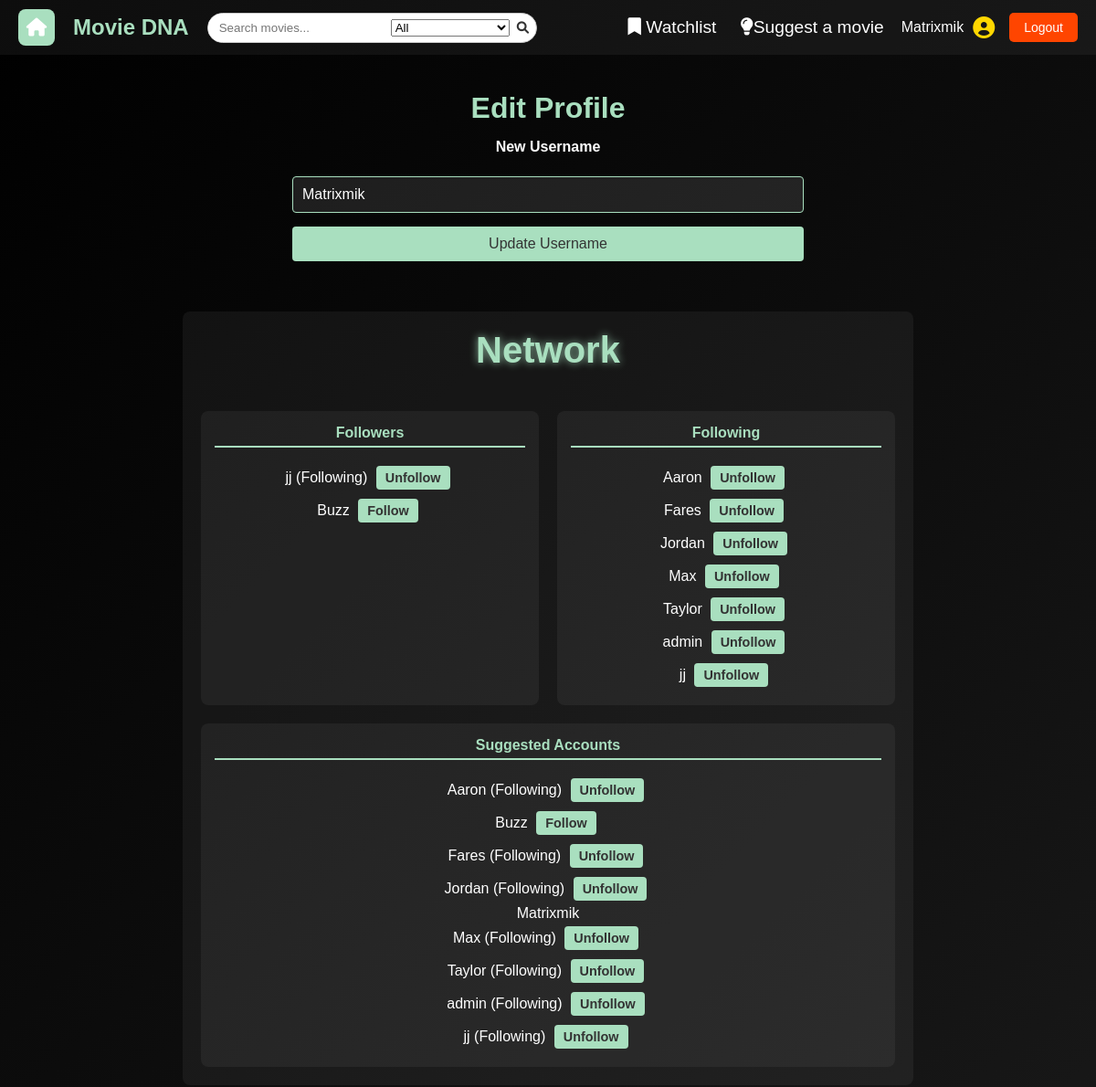
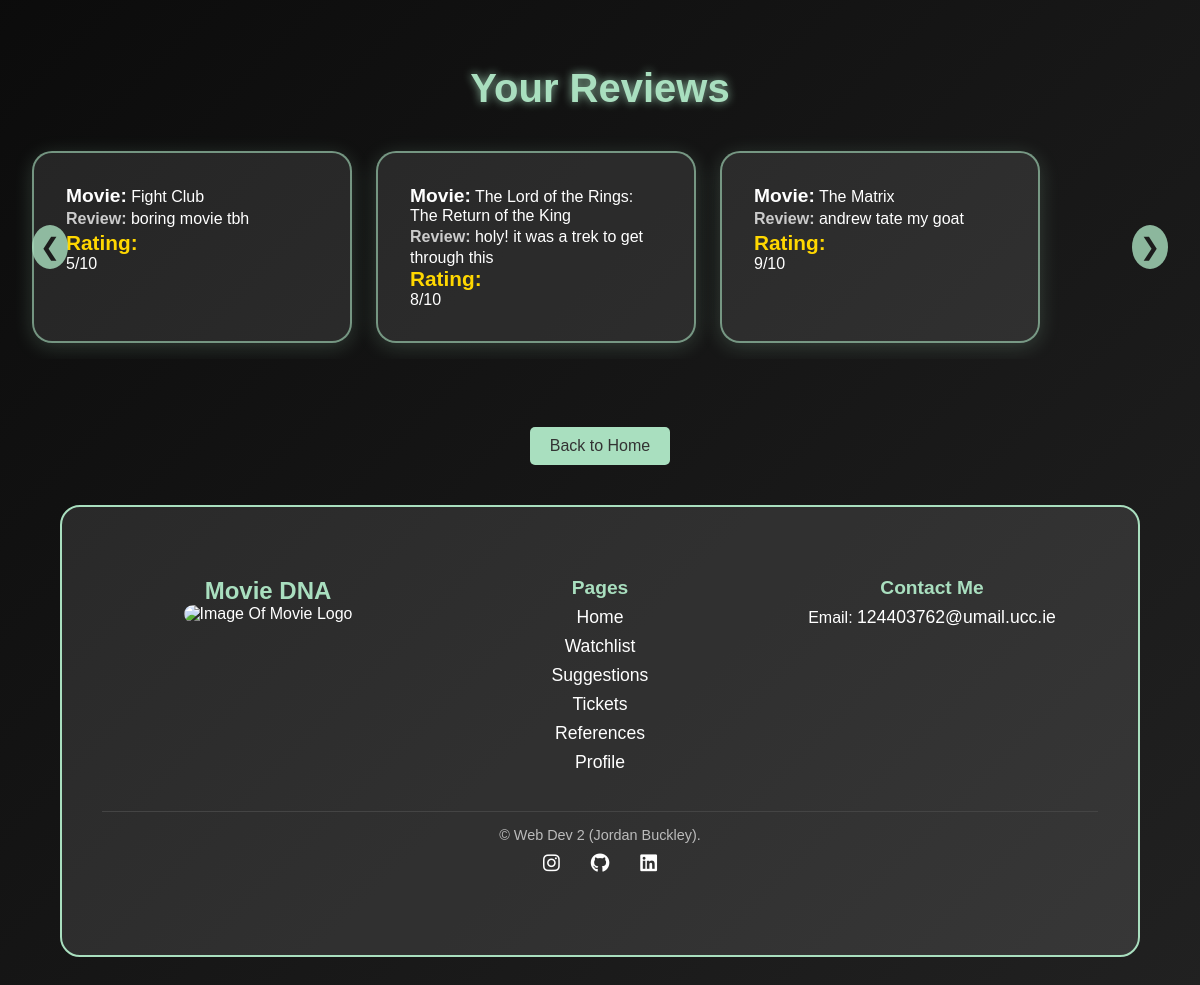
The page /user (signed in) on the database its author committed (2 pictures, top to bottom).
### tables this page shows
CREATE TABLE network (
    follower TEXT NOT NULL,
    following TEXT NOT NULL,
    PRIMARY KEY (follower, following),
    FOREIGN KEY (follower) REFERENCES users(user_id),
    FOREIGN KEY (following) REFERENCES users(user_id)
);

CREATE TABLE users (
    user_id TEXT PRIMARY KEY,
    password TEXT NOT NULL
, is_admin BOOLEAN DEFAULT FALSE);

CREATE TABLE reviews (
    id INTEGER PRIMARY KEY AUTOINCREMENT,
    movie_id INTEGER NOT NULL,
    user TEXT NOT NULL,
    review_text TEXT NOT NULL,
    rating INTEGER NOT NULL CHECK(rating >= 1 AND rating <= 10),
    FOREIGN KEY (movie_id) REFERENCES movies(movie_id)
);

CREATE TABLE movies 
(
    movie_id INTEGER PRIMARY KEY AUTOINCREMENT,
    title TEXT NOT NULL,
    genre TEXT NOT NULL,
    score FLOAT,
    year INTEGER,
    director TEXT,
    description TEXT
, image_path TEXT);

### app.py (the view, shortened to what this page needs)
@app.route('/user', methods=["GET", "POST"])
@login_required
def user():
    db = get_db()
    user_id = session.get("user_id")
    form = UpdateUsernameForm()
    reviews = db.execute("""
        SELECT reviews.*, movies.title
        FROM reviews
        JOIN movies ON reviews.movie_id = movies.movie_id
        WHERE reviews.user = ?
    """, (user_id,)).fetchall()
    all_users = db.execute("SELECT user_id FROM users").fetchall()
    followers = db.execute(
        "SELECT follower FROM network WHERE following = ?",
        (user_id,)
    ).fetchall()
    following = db.execute(
        "SELECT following FROM network WHERE follower = ?",
        (user_id,)
    ).fetchall()
    follower_set = {follower["follower"] for follower in followers}
    following_set = {follow["following"] for follow in following}
    return render_template(
        'user.html',
            form=form,
            reviews=reviews,
            all_users=all_users,
            followers=followers,
            following=following,
            follower_set=follower_set,
            following_set=following_set
    )

### forms.py
class UpdateUsernameForm(FlaskForm):
    username = StringField("New Username", validators=[InputRequired()])
    submit = SubmitField("Update Username")

### app.py (called while the page is built)
@app.before_request
def load_logged_in_user():
    g.user = session.get("user_id")
    g.is_admin = session.get("is_admin", False)

def login_required(view):
    @wraps(view)
    def wrapped_view(*args, **kwargs):
        if g.user is None:
            return(redirect(url_for("login", next=request.url)))
        return view(*args, **kwargs)
    return wrapped_view

### database.py (called while the page is built)
def get_db():
    if "db" not in g:
        g.db = sqlite3.connect(DATABASE,
                                detect_types=sqlite3.PARSE_DECLTYPES
                        )
        g.db.row_factory = sqlite3.Row
    return g.db

### templates/user.html (shortened to what this page needs)
{% extends "base.html" %}
{% block styles %}
    <link rel="stylesheet" href="{{ url_for('static', filename='users.css') }}">
{% endblock %}
{% block main_content %}
    <section id="edit-profile">
        <h2>Edit Profile</h2>
        <form action="{{ url_for('user') }}" method="POST">
            <div class="form-group">
                {{ form.username.label }}<br>
                {{ form.username(size=32, value=session['user_id'], id="username-input") }}<br>
            </div>
            <div class="form-group">
                {{ form.submit(id="submit-button") }}
            </div>
        </form>
    </section>
    <section id="network">
        <h3>Network</h3>
        <div id="network-columns">
            <section id="follower-page">
                <h4>Followers</h4>
                <ul>
                    {% for follower in followers %}
                        <li>
                            {{ follower.follower }}
                            {% if follower.follower != session["user_id"] %}
                                {% if follower.follower in following_set %}
                                    <span>(Following)</span>
                                    <a href="{{ url_for('unfollow_user', username=follower.follower) }}" class="btn">Unfollow</a>
                                {% else %}
                                    <a href="{{ url_for('follow_user', username=follower.follower) }}" class="btn">Follow</a>
                                {% endif %}
                            {% endif %}
                        </li>
                    {% else %}
                        <li>No followers yet.</li>
                    {% endfor %}
                </ul>
            </section>
            <section id="network-page">
                <h4>Following</h4>
                <ul>
                    {% for follow in following %}
                        <li>
                            {{ follow.following }}
                            {% if follow.following != session["user_id"] %}
                                <a href="{{ url_for('unfollow_user', username=follow.following) }}" class="btn">Unfollow</a>
                            {% endif %}
                        </li>
                    {% else %}
                        <li>Not following anyone yet.</li>
                    {% endfor %}
                </ul>
            </section>
        </div>
        <section id="suggestion">
            <h4>Suggested Accounts</h4>
            <ul>
                {% for user in all_users %}
                    <li>
                        {{ user.user_id }}
                        {% if user.user_id != session["user_id"] %}
                            {% if user.user_id in following_set %}
                                <span>(Following)</span>
                                <a href="{{ url_for('unfollow_user', username=user.user_id) }}" class="btn">Unfollow</a>
                            {% else %}
                                <a href="{{ url_for('follow_user', username=user.user_id) }}" class="btn">Follow</a>
                            {% endif %}
                        {% endif %}
                    </li>
                {% else %}
                    <li>No other users found.</li>
                {% endfor %}
            </ul>
        </section>
    </section>
    <section id="user-reviews">
        <h3>Your Reviews</h3>
        <div class="carousel-container">
            <button class="carousel-button prev" onclick="scrollReviews(-320)">&#10094;</button>
            {% if reviews %}
                <ul id="reviews-list">
                    {% for review in reviews %}
                        <li class="review-item">
                            <strong class="review-movie">Movie:</strong> {{ review.title }}<br>
                            <strong class="review-text">Review:</strong> {{ review.review_text }}<br>
                            <strong class="review-rating">Rating:</strong> {{ review.rating }}/10
                        </li>
                    {% endfor %}
                </ul>
            {% else %}
                <p id="no-reviews-message">You haven't written any reviews yet.</p>
            {% endif %}
            <button class="carousel-button next" onclick="scrollReviews(320)">&#10095;</button>
        </div>
    </section>
    <a href="{{ url_for('index') }}" class="back-button">Back to Home</a>
{% endblock %}

### static/styles.css (style rules this page uses)
* { margin: 0; padding: 0; box-sizing: border-box; }
body { font-family: 'Arial', sans-serif; background: linear-gradient(-45deg, #0f0f0f, #1c1c1c, #2c2c2c, #000000); background-size: 400% 400%; animation: movingBackground 10s ease infinite; color: white; text-align: center; min-height: 100vh; display: flex; flex-direction: column; }
.btn { display: inline-block; padding: 10px 20px; background: #A9DFBF; color: #333; text-decoration: none; font-size: 1rem; border-radius: 5px; transition: background 0.3s ease, transform 0.2s ease; margin: 5px; text-align: center; font-weight: bold; }
.back-button { display: inline-block; margin-top: 20px; padding: 10px 20px; background: #A9DFBF; color: #333; text-decoration: none; border-radius: 5px; transition: background 0.3s ease; }

### static/users.css (style rules this page uses)
#edit-profile { max-width: 600px; margin: 20px auto; padding: 20px; }
#edit-profile h2 { color: #A9DFBF; margin-bottom: 15px; font-size: 2rem; text-align: center; }
.form-group { margin-bottom: 15px; }
.form-group label { display: block; font-weight: bold; margin-bottom: 5px; color: white; }
.form-group input[type="text"] { width: 100%; padding: 10px; border: 1px solid #A9DFBF; border-radius: 4px; background: rgba(255, 255, 255, 0.1); color: white; font-size: 1rem; transition: border-color 0.3s ease; }
#submit-button { background: #A9DFBF; color: #333; padding: 10px 20px; border: none; border-radius: 4px; font-size: 1rem; cursor: pointer; transition: background 0.3s ease, transform 0.3s ease; width: 100%; }
#network { max-width: 800px; margin: 20px auto; padding: 20px; background: rgba(255, 255, 255, 0.05); border-radius: 8px; display: flex; flex-direction: column; gap: 20px; }
#network h3 { font-size: 2.5rem; font-weight: bold; margin-bottom: 1.5rem; color: #A9DFBF; text-shadow: 0px 0px 10px rgba(169, 223, 191, 0.8); }
#network-columns { display: flex; gap: 20px; }
#follower-page, #network-page { flex: 1; background: rgba(255, 255, 255, 0.05); padding: 15px; border-radius: 8px; }
#follower-page h4, #network-page h4 { color: #A9DFBF; border-bottom: 2px solid #A9DFBF; padding-bottom: 5px; margin-bottom: 15px; }
#suggestion { text-align: center; background: rgba(255, 255, 255, 0.05); padding: 15px; border-radius: 8px; }
#suggestion h4 { color: #A9DFBF; border-bottom: 2px solid #A9DFBF; padding-bottom: 5px; margin-bottom: 15px; }
ul { list-style-type: none; padding: 0; }
.btn { background: #A9DFBF; color: #333; padding: 5px 10px; border: none; border-radius: 4px; font-size: 0.9rem; cursor: pointer; transition: background 0.3s ease, transform 0.3s ease; text-decoration: none; }
#user-reviews { padding: 3rem 1rem; text-align: center; }
#user-reviews h3 { font-size: 2.5rem; font-weight: bold; margin-bottom: 1.5rem; color: #A9DFBF; text-shadow: 0px 0px 10px rgba(169, 223, 191, 0.8); }
.carousel-container { position: relative; max-width: 1200px; margin: 0 auto; overflow: hidden; }
#reviews-list { display: flex; gap: 1.5rem; overflow-x: auto; scroll-behavior: smooth; padding: 1rem; }
.carousel-button { position: absolute; top: 50%; transform: translateY(-50%); background: rgba(169, 223, 191, 0.8); border: none; border-radius: 50%; color: #1c1c1c; font-size: 1.5rem; padding: 0.5rem; cursor: pointer; transition: background 0.3s ease, transform 0.3s ease; z-index: 10; }
.carousel-button.prev { left: 1rem; }
.carousel-button.next { right: 1rem; }
.review-item { background: rgba(255, 255, 255, 0.1); border: 2px solid rgba(169, 223, 191, 0.6); border-radius: 1.25rem; padding: 2rem; text-align: left; width: 320px; flex: 0 0 auto; box-shadow: 0px 4px 20px rgba(169, 223, 191, 0.2); transition: transform 0.3s ease, box-shadow 0.3s ease; cursor: pointer; }
.review-movie { font-size: 1.2rem; font-weight: bold; color: white; margin-bottom: 0.5rem; }
.review-text { font-size: 1rem; line-height: 1.5; color: #ccc; margin-bottom: 1rem; }
.review-rating { font-size: 1.3rem; color: #FFD700; display: flex; align-items: center; gap: 0.25rem; }

### rows shown on the page
network: follower "jj"
network: follower "Buzz"
network: following "Aaron"
network: following "Fares"
network: following "Jordan"
network: following "Max"
network: following "Taylor"
network: following "admin"
network: following "jj"
users: user_id "Aaron"
users: user_id "Buzz"
users: user_id "Fares"
users: user_id "Jordan"
users: user_id "Matrixmik"
users: user_id "Max"
users: user_id "Taylor"
users: user_id "admin"
users: user_id "jj"
reviews: title "Fight Club", review_text "boring movie tbh", rating "5"
reviews: title "The Lord of the Rings: The Return of the King", review_text "holy! it was a trek to get through this", rating "8"
reviews: title "The Matrix", review_text "andrew tate my goat", rating "9"

### other values the page prints
{{ session['user_id'] }} "Matrixmik"
